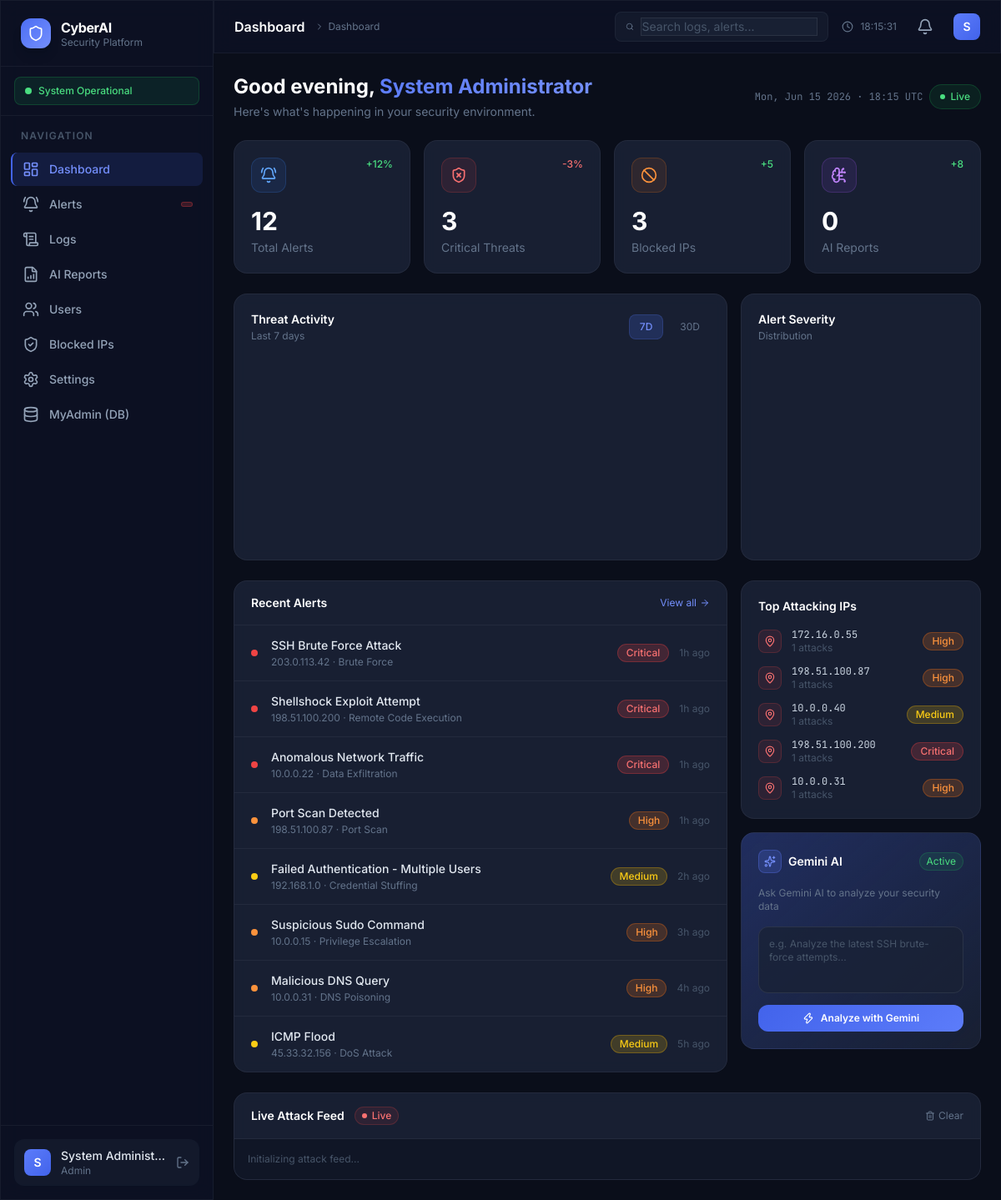
Page /dashboard/index.php (signed in) on the committed database.
### tables this page shows
CREATE TABLE IF NOT EXISTS alerts (
    id           INT UNSIGNED AUTO_INCREMENT PRIMARY KEY,
    title        VARCHAR(255) NOT NULL,
    description  TEXT DEFAULT NULL,
    severity     ENUM('critical','high','medium','low','info') NOT NULL DEFAULT 'medium',
    status       ENUM('open','investigating','resolved','false_positive') NOT NULL DEFAULT 'open',
    attack_type  VARCHAR(100) DEFAULT NULL,
    source_ip    VARCHAR(45) DEFAULT NULL,
    target_ip    VARCHAR(45) DEFAULT NULL,
    source_port  INT UNSIGNED DEFAULT NULL,
    target_port  INT UNSIGNED DEFAULT NULL,
    protocol     VARCHAR(20) DEFAULT NULL,
    risk_score   TINYINT UNSIGNED DEFAULT 0 COMMENT '0-100',
    ai_analysis  TEXT DEFAULT NULL,
    raw_log      TEXT DEFAULT NULL,
    user_id      INT UNSIGNED DEFAULT NULL,
    resolved_at  DATETIME DEFAULT NULL,
    resolved_by  INT UNSIGNED DEFAULT NULL,
    created_at   DATETIME NOT NULL DEFAULT CURRENT_TIMESTAMP,
    updated_at   DATETIME NOT NULL DEFAULT CURRENT_TIMESTAMP ON UPDATE CURRENT_TIMESTAMP,
    INDEX idx_severity   (severity),
    INDEX idx_status     (status),
    INDEX idx_source_ip  (source_ip),
    INDEX idx_attack_type(attack_type),
    INDEX idx_created_at (created_at),
    INDEX idx_user_id    (user_id),
    FOREIGN KEY (user_id) REFERENCES users(id) ON DELETE SET NULL
);

### dashboard/index.php (the view, shortened to what the rows shown need)
<?php
require_once __DIR__ . '/includes/db.php';
require_once __DIR__ . '/includes/auth.php';
require_once __DIR__ . '/includes/functions.php';
$recentAlerts = getRecentAlerts(8);
include __DIR__ . '/includes/header.php';
?>
<div class="flex">
    <?php include __DIR__ . '/components/sidebar.php'; ?>
    <div class="flex-1 lg:ml-64">
        <?php include __DIR__ . '/components/navbar.php'; ?>
        <main class="pt-16 min-h-screen">
            <div class="p-6 space-y-6">
                <div class="animate-in flex items-center justify-between">
                    <div>
                        <h2 class="text-2xl font-bold text-white">
                            Good <?= date('H') < 12 ? 'morning' : (date('H') < 18 ? 'afternoon' : 'evening') ?>,
                            <span style="background: linear-gradient(135deg, #5c7cfa, #748ffc); -webkit-background-clip: text; -webkit-text-fill-color: transparent; background-clip: text;">
                                <?= htmlspecialchars($currentUser['full_name'] ?? $currentUser['username']) ?>
                            </span>
                        </h2>
                    </div>
                </div>
                <div class="grid grid-cols-1 lg:grid-cols-3 gap-4 animate-in">
                    <div class="lg:col-span-2 glass-card rounded-2xl border border-white/5 overflow-hidden">
                        <div class="divide-y divide-white/5">
                            <?php if (empty($recentAlerts)): ?>
                            <div class="px-5 py-10 text-center text-slate-600 text-sm">
                                <i data-lucide="shield-check" class="w-8 h-8 mx-auto mb-2 text-slate-700"></i>
                                No alerts found. System is secure.
                            </div>
                            <?php else: ?>
                            <?php foreach ($recentAlerts as $alert): ?>
                            <div class="alert-row flex items-center gap-4 px-5 py-3.5 cursor-pointer transition-colors"
                                 onclick="window.location='alerts.php?id=<?= $alert['id'] ?>'">
                                <div class="w-2 h-2 rounded-full flex-shrink-0 <?php
                                    echo match($alert['severity']) {
                                        'critical' => 'bg-red-500',
                                        'high'     => 'bg-orange-400',
                                        'medium'   => 'bg-yellow-400',
                                        'low'      => 'bg-blue-400',
                                        default    => 'bg-slate-500'
                                    }; ?>"></div>
                                <div class="flex-1 min-w-0">
                                    <div class="text-sm font-medium text-slate-200 truncate"><?= htmlspecialchars($alert['title']) ?></div>
                                    <div class="text-xs text-slate-500 mt-0.5">
                                        <?= htmlspecialchars($alert['source_ip'] ?? 'Unknown') ?>
                                        · <?= htmlspecialchars($alert['attack_type'] ?? 'Unknown') ?>
                                    </div>
                                </div>
                                <div class="flex items-center gap-3 flex-shrink-0">
                                    <?= severityBadge($alert['severity']) ?>
                                    <span class="text-xs text-slate-600"><?= timeAgo($alert['created_at']) ?></span>
                                </div>
                            </div>
                            <?php endforeach; ?>
                            <?php endif; ?>
                        </div>
                    </div>
                </div>
            </div>
        </main>
    </div>
</div>
<?php include __DIR__ . '/includes/footer.php'; ?>

### dashboard/includes/functions.php (shortened to what the rows shown need)
<?php
require_once __DIR__ . '/db.php';
function timeAgo(string $datetime): string {
    $time = strtotime($datetime);
    $diff = time() - $time;
    if ($diff < 86400)     return floor($diff / 3600) . 'h ago';
    return date('M j, Y', $time);
}
function severityBadge(string $severity): string {
    $classes = [
        'critical' => 'bg-red-500/20 text-red-400 border-red-500/30',
        'high'     => 'bg-orange-500/20 text-orange-400 border-orange-500/30',
        'medium'   => 'bg-yellow-500/20 text-yellow-400 border-yellow-500/30',
        'low'      => 'bg-blue-500/20 text-blue-400 border-blue-500/30',
        'info'     => 'bg-slate-500/20 text-slate-400 border-slate-500/30',
    ];
    $cls = $classes[$severity] ?? $classes['info'];
    return "<span class=\"inline-flex items-center px-2.5 py-0.5 rounded-full text-xs font-medium border {$cls}\">" . ucfirst($severity) . "</span>";
}
function getRecentAlerts(int $limit = 10): array {
    return db()->fetchAll(
        "SELECT a.*, u.username FROM alerts a LEFT JOIN users u ON a.user_id = u.id ORDER BY a.created_at DESC LIMIT ?",
        [$limit]
    );
}

### rows in the picture
alerts: title "SSH Brute Force Attack", source_ip "203.0.113.42", attack_type "Brute Force", severity "Critical", created_at "1h ago"
alerts: title "Shellshock Exploit Attempt", source_ip "198.51.100.200", attack_type "Remote Code Execution", severity "Critical", created_at "1h ago"
alerts: title "Anomalous Network Traffic", source_ip "10.0.0.22", attack_type "Data Exfiltration", severity "Critical", created_at "1h ago"
alerts: title "Port Scan Detected", source_ip "198.51.100.87", attack_type "Port Scan", severity "High", created_at "1h ago"
alerts: title "Failed Authentication - Multiple Users", source_ip "192.168.1.0", attack_type "Credential Stuffing", severity "Medium", created_at "2h ago"
alerts: title "Suspicious Sudo Command", source_ip "10.0.0.15", attack_type "Privilege Escalation", severity "High", created_at "3h ago"
alerts: title "Malicious DNS Query", source_ip "10.0.0.31", attack_type "DNS Poisoning", severity "High", created_at "4h ago"
alerts: title "ICMP Flood", source_ip "45.33.32.156", attack_type "DoS Attack", severity "Medium", created_at "5h ago"

### other values in the picture
$item['label'] "Dashboard"
$item['label'] "Alerts"
$item['label'] "Logs"
$item['label'] "AI Reports"
$item['label'] "Users"
$item['label'] "Blocked IPs"
$item['label'] "Settings"
$item['label'] "MyAdmin (DB)"
substr($currentUser['full_name'] ?? $currentUser['username'], 0, 1) "S"
$currentUser['full_name'] "System Administ…"
$currentUser['role'] "Admin"
$pageTitle "Dashboard"
$activePage ?: 'overview' "Dashboard"
$currentUser['full_name'] "System Administrator"
$card['change'] "+12%"
